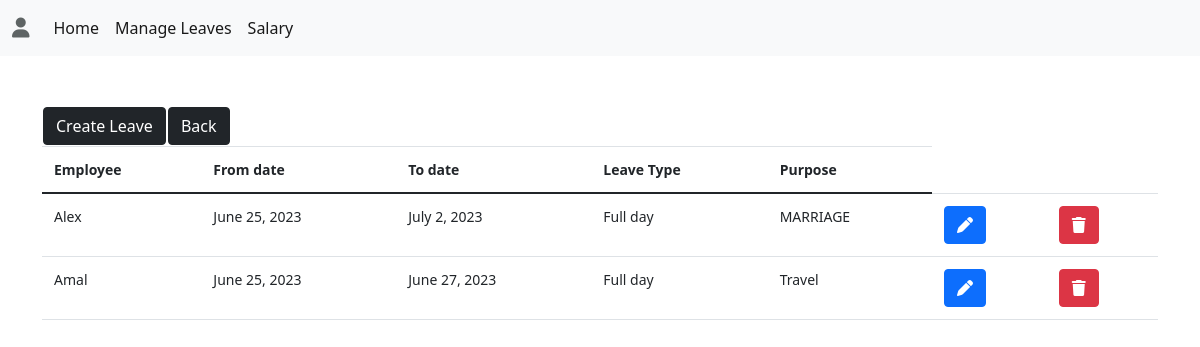
Page /all_leave/ (signed in) on the earlier database version.
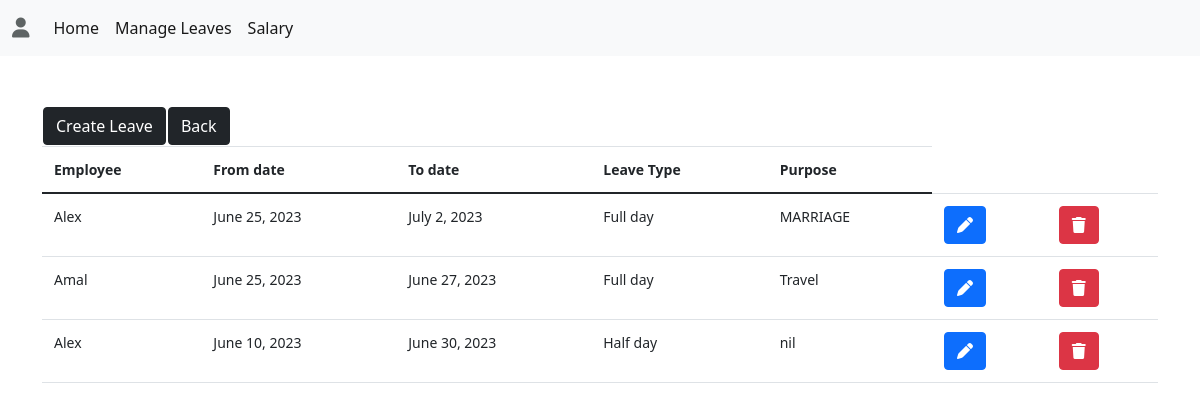
Same page on the later database version.
### empapp/models.py (models this page shows, shortened)
class Employee_leaves(models.Model):
    leaves = (
        ('Half day', 'Half day'),
        ('Full day', 'Full day')
    )
    employee = models.ForeignKey(Employees, on_delete=models.CASCADE)
    from_date = models.DateField()
    to_date = models.DateField()
    leave_type = models.CharField(max_length=300, choices=leaves)
    purpose=models.TextField()

class Employees(models.Model):
    user = models.ForeignKey(User, on_delete=models.CASCADE)
    employee = models.CharField(max_length=200)
    employeeID = models.CharField(max_length=200,editable=False)
    firstname = models.CharField(max_length=200)
    lastname = models.CharField(max_length=200)
    email = models.EmailField()
    salary = models.CharField(max_length=200)
    phonenumber = models.CharField(max_length=10)

### empapp/views.py (the view)
# urls.py: path('all_leave/',views.leaveapply,name='leave_all'),
@login_required(login_url='login')
def leaveapply(request):
    a = Employee_leaves.objects.all()
    return render(request, 'alleaves.html', {'a': a})

### empapp/templates/alleaves.html (shortened to what this page needs)
<!DOCTYPE html>
<html lang="en">
<head>
    <link href="https://cdn.jsdelivr.net/npm/bootstrap@5.0.2/dist/css/bootstrap.min.css" rel="stylesheet">
</head>
<body>
{% extends 'base.html' %}
{% block content%}
    <div class="container">
        <table>
            <tr>
                <td>
                    <a href="{% url 'create_leave' %}" class="btn btn-dark">Create Leave</a>
                </td>
                <td>
                    <a href="{% url 'index' %}" class="btn btn-dark">Back</a>
                </td>
            </tr>
        </table>
        <table class="table">
            <thead>
                <tr>
                    <th>Employee</th>
                    <th>From date</th>
                    <th>To date</th>
                    <th>Leave Type</th>
                    <th>Purpose</th>
                </tr>
            </thead>
            <tbody>
                {% for i in a %}
                <tr>
                    <td>{{i.employee.firstname}}</td>
                    <td>{{i.from_date}}</td>
                    <td>{{i.to_date}}</td>
                    <td>{{i.leave_type}}</td>
                    <td>{{i.purpose}}</td>
                    <td><a href="{% url 'edit_leave' i.id %}" class="btn btn-primary"><i class="fa-sharp fa-solid fa-pen"></i></a></td>
                    <td><a href="{% url 'delete_leave' i.id %}" class="btn btn-danger"><i class="fa-solid fa-trash"></i></a></td>
                </tr>
                {% endfor %}
            </tbody>
        </table>
    </div>
{% endblock %}

Differences in the rows shown:
added Employee_leaves: employee.firstname "Alex", from_date "June 10, 2023", to_date "June 30, 2023", leave_type "Half day", purpose "nil"
